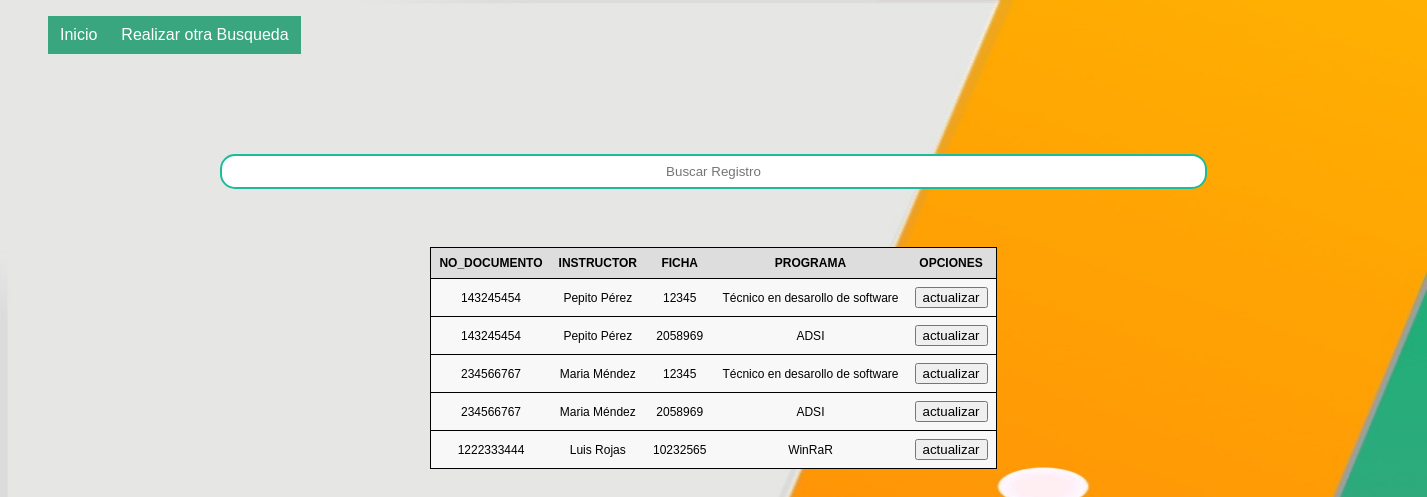
The app's page /controladores/c-relacion.php with its own data.
### tables this page shows
CREATE TABLE instructores (
    No_documento int(15) NOT NULL,
    nom_instructor varchar (30)NOT NULL,
    PRIMARY KEY (No_documento)
);

CREATE TABLE programas(
    ficha int(15) NOT NULL,
    nom_programa VARCHAR(50) NOT NULL,
   
    PRIMARY KEY(ficha)
);

### vistas/v-buscar_relacion.php (called while the page is built, shortened)
<?php
$conexion = Conex::conectar();
$buscar = $_POST['buscar'];
$SQL_READ = "SELECT instructores.No_documento, instructores.nom_instructor, programas.ficha, programas.nom_programa FROM
    instructores INNER JOIN prog_inst ON instructores.No_documento=prog_inst.No_documento
    INNER JOIN programas ON programas.ficha=prog_inst.ficha
     WHERE instructores.nom_instructor like '%".$buscar."%' OR programas.nom_programa like '%".$buscar."%' OR programas.ficha like '%".$buscar."%' OR instructores.No_documento like '%".$buscar."%'";
$sql_query = mysqli_query($conexion, $SQL_READ);

### vistas/v-relacion.php (the view, shortened to what this page needs)
<html>
<head>
</head>
<body>
        <div class="header">
		<ul class="nav">
			<li><a href="../index.php">Inicio</a></li>
			<li><a href="../controladores/c-relacion.php">Realizar otra Busqueda</a></li>
		</ul>
	</div>
       <br>
	<form action="../controladores/c-relacion.php" method="POST">
                  <div class="field" id="buscar">
                        <input type="text" id="buscar" name= "buscar" placeholder="Buscar Registro"/>
                  </div>
      </form>
       <div class="container">
            <div>
                   <table class="table" >
                        <thead><br>
                              <th>No_documento</th>
                              <th>instructor</th>
                              <th>ficha</th>
                              <th>programa</th>
                              <th >Opciones</th>
                        </thead>
                        <tbody>
                        <?php
                              include "v-buscar_relacion.php";
                              while($row= mysqli_fetch_array($sql_query)){?>
                              <tr>
                              <td data-label="No_documento:"><?=$row['No_documento'] ?></td>
                              <td data-label="instructor:"><?=$row['nom_instructor']?></td>
                              <td data-label="ficha:"><?=$row['ficha']?></td>
                              <td data-label="programa:"><?=$row['nom_programa']?></td>
                              <td  data-label="Opcion:" ><a href="../vistas/actualizar_relacion.php?id=<?php echo $row['No_documento']; ?>&id1=<?php echo $row['ficha']; ?>">
			<input type="submit" class="btn btn-primary btn-block"  name="submit" value="actualizar"></td>
                              </tr>
                              <?php }?>
                        </tbody>
                  </table>
            </div>
      </div>
</body>
</html>

### css/historial.css (style rules this page uses)
body { font-family:Tahoma; background-image: url("../img/sena.jpg"); background-repeat: no-repeat; background-size: 100% 100%; background-attachment: fixed; }
.header { margin:auto; width:119%; font-family:Arial, Helvetica, sans-serif; }
ul, ol { list-style:none; }
.nav > li { float:left; }
.nav li a { background-color:#39A67F; color:#fff; text-decoration:none; padding:10px 12px; display:block; }
#buscar { position: relative; text-align: center; display: flex; }
.container { width: 100%; justify-content: center; display: flex; }
.table { width: 100%; border: 1px solid #ccc; border-collapse: collapse; margin: 0; font-family:Arial; }
.table tr { background-color: #f8f8f8; border: 1px solid black; }
.table th, .table td { font-size: 12px; padding: 8px; text-align: center; width: max-content; }
.table thead th { text-transform: uppercase; background-color: #ddd; }
.field { position: absolute; top: 40px; display:flex; position:realtive; margin:5em auto; width:70%; flex-direction:row; }
.field>input[type=text] { flex:1; padding:0.6em; border:0.2em solid rgb(26, 188, 156); border-radius: 15px; }

### records on screen
instructores: No_documento "143245454", nom_instructor "Pepito Pérez", programas.ficha "12345", programas.nom_programa "Técnico en desarollo de software", programas.ficha "2058969", programas.nom_programa "ADSI"
instructores: No_documento "234566767", nom_instructor "Maria Méndez", programas.ficha "12345", programas.nom_programa "Técnico en desarollo de software", programas.ficha "2058969", programas.nom_programa "ADSI"
instructores: No_documento "1222333444", nom_instructor "Luis Rojas", programas.ficha "10232565", programas.nom_programa "WinRaR"
